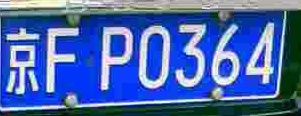
#> input picture plate_eval/image_clean/ccpd/京FP0364.jpg, 301 x 116 px
$ python -i generate_synthetic_char_yolo.py   (imports and definitions only)
#> lines starting #> are read from the running program, lines starting #| are printed output that depends on the picture; after the words box and inside, x2 and y2 are one past the last pixel; in counts of white or black regions, pixels touching at a corner belong together
import argparse
import os
import random
from pathlib import Path

import cv2
import numpy as np
from PIL import Image


IMG_EXTS = {".jpg", ".jpeg", ".png", ".bmp", ".webp", ".tif", ".tiff"}
PLATE_W, PLATE_H = 400, 120


# [10 lines left out: function list_templates, not called in this run]


def load_char(path):
    img = Image.open(path).convert("L")
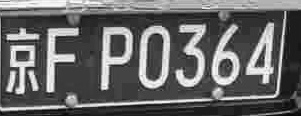
#> img: PIL image 301x116 L; min 6, max 254, mean 102.5
    arr = np.array(img)
    arr = cv2.resize(arr, (32, 64), interpolation=cv2.INTER_NEAREST)
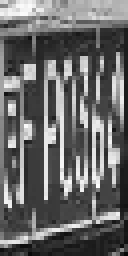
#> arr: shape (64, 32) (shown 4 times larger); min 8, max 253, mean 104.3
    _, binary = cv2.threshold(arr, 0, 255, cv2.THRESH_BINARY + cv2.THRESH_OTSU)
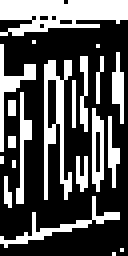
#> binary: shape (64, 32) (shown 4 times larger); 33% white; 21 white regions (12 under 20 px), largest, box (x1, y1, x2, y2) and area: (0, 0, 32, 9) 198, (11, 15, 18, 50) 110, (0, 49, 30, 62) 64
    border = np.concatenate([binary[0, :], binary[-1, :], binary[:, 0], binary[:, -1]])
#> border = 192 values, max 255 at index 0, min 0 at index 16, mean 98.28
    if np.mean(border > 0) > 0.45:
        binary = cv2.bitwise_not(binary)
    ys, xs = np.where(binary > 0)
#> ys = 676 values from 0 to 63; xs = 676 values, max 31 at index 30, min 0 at index 0, mean 14.84
    if len(xs) and len(ys):
        binary = binary[max(0, ys.min() - 1) : min(64, ys.max() + 2), max(0, xs.min() - 1) : min(32, xs.max() + 2)]
    return binary


# [84 lines left out: functions paste_char, write_label, main, not called in this run]


# [2 lines not run here, left out]

>>> result = load_char('../plate_eval/image_clean/ccpd/京FP0364.jpg')
